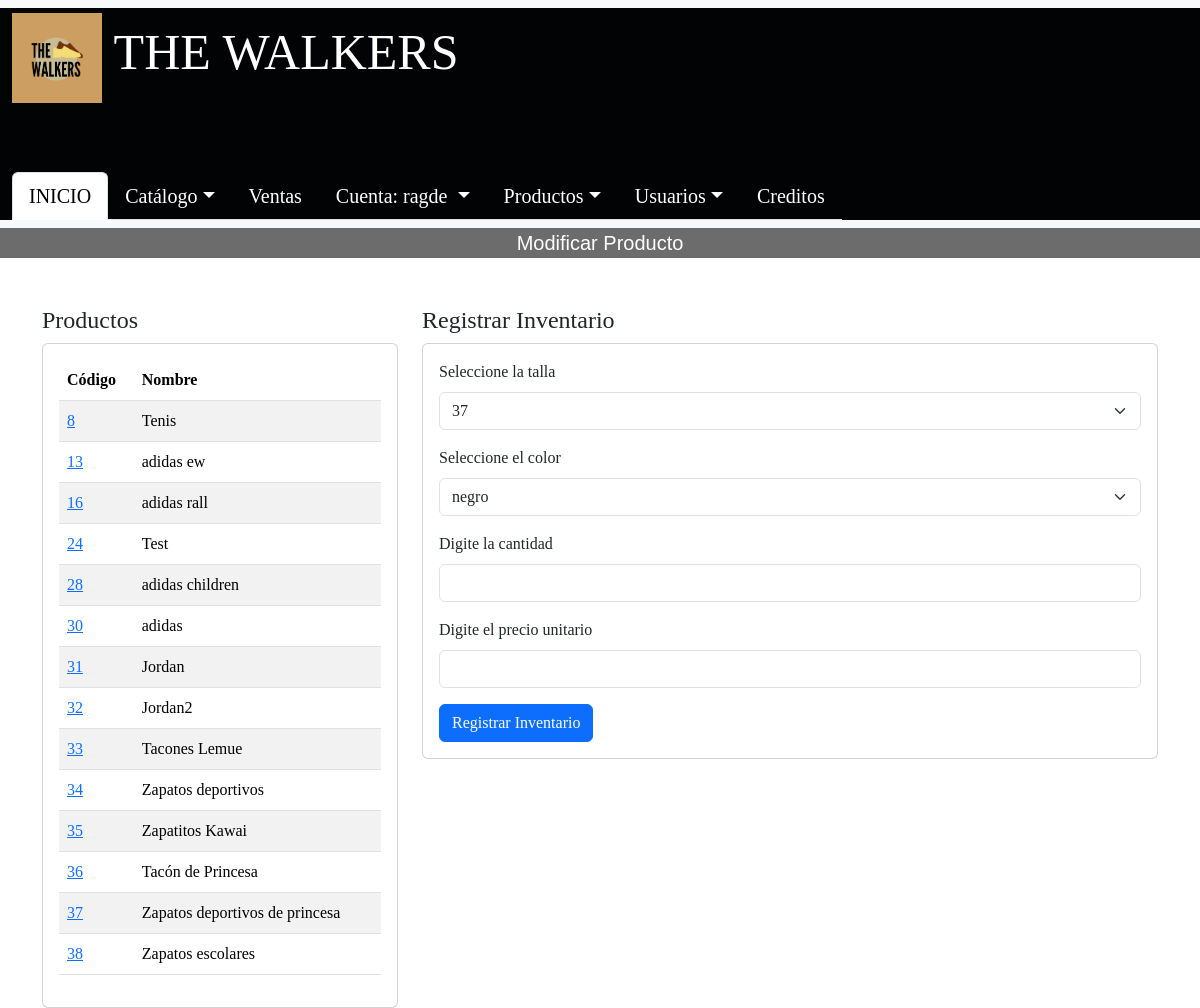
Screenshot of /Administrador/admin/CRUD_PRODUCTOS/registrar_inventario.php?cod_producto=8 (signed in) with the database file from the repository.
### tables this page shows
CREATE TABLE `producto` (
  `cod_producto` int(11) NOT NULL,
  `nombre_producto` varchar(50) NOT NULL,
  `descripcion` varchar(200) NOT NULL,
  `imagen` varchar(1000) NOT NULL,
  `marca` varchar(20) NOT NULL,
  `cod_categoriaf` int(11) NOT NULL
);

### Administrador/admin/CRUD_PRODUCTOS/registrar_inventario.php (the view, shortened to what this page needs)
<?php
include '../../conexionBD.php';
$cod_producto = $_GET['cod_producto'];
$query_productos = "SELECT cod_producto, nombre_producto FROM producto";
$result_productos = $conn->query($query_productos);
$sql_colores = "SELECT cod_color, color FROM color";
$resultado_colores = mysqli_query($conn, $sql_colores);
$colores = mysqli_num_rows($resultado_colores) > 0 ? mysqli_fetch_all($resultado_colores, MYSQLI_ASSOC) : [];
$sql_tallas = "SELECT cod_talla, talla FROM talla";
$resultado_tallas = mysqli_query($conn, $sql_tallas);
$tallas = mysqli_num_rows($resultado_tallas) > 0 ? mysqli_fetch_all($resultado_tallas, MYSQLI_ASSOC) : [];
?>
<!DOCTYPE html>
<html lang="en">
<head>
    <link rel="stylesheet" href="../../bootstrap-5.3.3-dist/css/bootstrap.min.css">
</head>
<body style="font-family: 'Franklin Gothic Medium', 'cursive';">
    <nav class="navbar bg-body-tertiary">
        <div class="container-fluid fixed-width-container"
            style="background-color: #020304; font-family: 'Franklin Gothic Medium';">
            <a class="navbar-brand" href="#" style="background-color: #020304; color: white; font-size: 50px;">
                <img src="../../imagenes/001-Index/Logos/Logo.png" alt="Logo" width="90" height="90"
                    class="d-inline-block align-text-center" style="background-color: #CC9E61;">
                THE WALKERS
            </a>
            <ul class="nav nav-tabs" style="margin-top: 4rem; font-size: 20px;">
                <li class="nav-item">
                    <a class="nav-link active" aria-current="page" href="../../admin/admin.php">INICIO</a>
                </li>
                <li class="nav-item dropdown">
                    <a class="nav-link dropdown-toggle" data-bs-toggle="dropdown" href="#" role="button"
                        aria-expanded="false" style="color: white;">Catálogo</a>
                </li>
                <li class="nav-item">
                    <a class="nav-link" href="../ventas.php" style="color: white;">Ventas</a>
                </li>
                <li class="nav-item dropdown">
                <a class="nav-link dropdown-toggle" data-bs-toggle="dropdown" href="#" role="button" aria-expanded="false" style="color: white;">
                    Cuenta:
                    <?php if (isset($_SESSION['nick_name'])): ?>
                    <?php echo $_SESSION['nick_name']; ?>
                    <?php else: ?>
                    Invitado
                    <?php endif; ?>
                </a>
</li>
                <li class="nav-item dropdown">
                    <a class="nav-link dropdown-toggle" data-bs-toggle="dropdown" href="#" role="button"
                        aria-expanded="false" style="color: white;">Productos</a>
                </li>
                <li class="nav-item dropdown">
                    <a class="nav-link dropdown-toggle" data-bs-toggle="dropdown" href="#" role="button"
                        aria-expanded="false" style="color: white;">Usuarios</a>
                </li>
                <li class="nav-item">
                    <a class="nav-link" href="../../creditos/creditos.html" style="color: white;">Creditos</a>
                </li>
            </ul>
        </div>
    </nav>
    <p class="fs-5 text-center text-content" style="color: white; background-color: #6c6c6c; font-family: 'Franklin Gothic Medium', 'Arial Narrow', Arial, sans-serif;">
        Modificar Producto
    </p>
    <div class="container mt-5">
        <div class="row">
            <div class="col-md-4">
                <h4>Productos</h4>
                <div class="card">
                    <div class="card-body">
                        <table class="table table-striped">
                            <thead>
                                <tr>
                                    <th>Código</th>
                                    <th>Nombre</th>
                                </tr>
                            </thead>
                            <tbody>
                                <?php while ($row = $result_productos->fetch_assoc()) { ?>
                                <tr>
                                    <td><a href="?cod_producto=<?php echo $row['cod_producto']; ?>"><?php echo $row['cod_producto']; ?></a></td>
                                    <td><?php echo $row['nombre_producto']; ?></td>
                                </tr>
                                <?php } ?>
                            </tbody>
                        </table>
                    </div>
                </div>
            </div>
            <div class="col-md-8">
                <h4>Registrar Inventario</h4>
                <div class="card">
                    <div class="card-body">
                        <form action="registrar_inventario.php" method="POST">
                            <?php if ($cod_producto) { ?>
                                <div class="mb-3">
                                    <label for="talla" class="form-label">Seleccione la talla</label>
                                    <select name="talla" class="form-select" required>
                                        <?php foreach ($tallas as $talla): ?>
                                            <option value="<?php echo $talla['cod_talla']; ?>"><?php echo htmlspecialchars(trim($talla['talla'])); ?></option>
                                        <?php endforeach; ?>
                                    </select>
                                </div>
                                <div class="mb-3">
                                    <label for="color" class="form-label">Seleccione el color</label>
                                    <select name="color" class="form-select" required>
                                        <?php foreach ($colores as $color): ?>
                                            <option value="<?php echo $color['cod_color']; ?>"><?php echo htmlspecialchars(trim($color['color'])); ?></option>
                                        <?php endforeach; ?>
                                    </select>
                                </div>
                                <div class="mb-3">
                                    <label for="cantidad" class="form-label">Digite la cantidad</label>
                                    <input type="number" name="cantidad" class="form-control" required />
                                </div>
                                <div class="mb-3">
                                    <label for="precio" class="form-label">Digite el precio unitario</label>
                                    <input type="text" name="precio" class="form-control" required />
                                </div>
                                <button type="submit" class="btn btn-primary">Registrar Inventario</button>
                            <?php } else { ?>
                                <p class="text-danger">Selecciona un Producto para insertar inventario</p>
                            <?php } ?>
                        </form>
                    </div>
                </div>
            </div>
        </div>
    </div>
</body>
</html>

### rows the page displays
producto: cod_producto "8", nombre_producto "Tenis"
producto: cod_producto "13", nombre_producto "adidas ew"
producto: cod_producto "16", nombre_producto "adidas rall"
producto: cod_producto "24", nombre_producto "Test"
producto: cod_producto "28", nombre_producto "adidas children"
producto: cod_producto "30", nombre_producto "adidas"
producto: cod_producto "31", nombre_producto "Jordan"
producto: cod_producto "32", nombre_producto "Jordan2"
producto: cod_producto "33", nombre_producto "Tacones Lemue"
producto: cod_producto "34", nombre_producto "Zapatos deportivos"
producto: cod_producto "35", nombre_producto "Zapatitos Kawai"
producto: cod_producto "36", nombre_producto "Tacón de Princesa"
producto: cod_producto "37", nombre_producto "Zapatos deportivos de princesa"
producto: cod_producto "38", nombre_producto "Zapatos escolares"

### other values shown
$_SESSION['nick_name'] "ragde"
form field talla "37"
form field color "negro"
